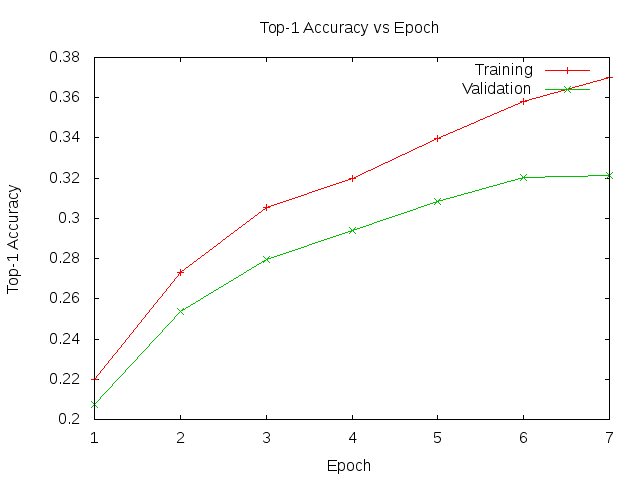

The script that saved this image:
set terminal png
set output "accuracy_resnet34.png"
set   autoscale                        # scale axes automatically
unset log                              # remove any log-scaling
unset label                            # remove any previous labels
set xtic auto                          # set xtics automatically
set ytic auto                          # set ytics automatically
set title "Top-1 Accuracy vs Epoch"
set xlabel "Epoch"
set ylabel "Top-1 Accuracy"
plot    "accuracy_resnet34.data" using 1:2 title 'Training' with linespoints , \
          "accuracy_resnet34.data" using 1:3 title 'Validation' with linespoints
